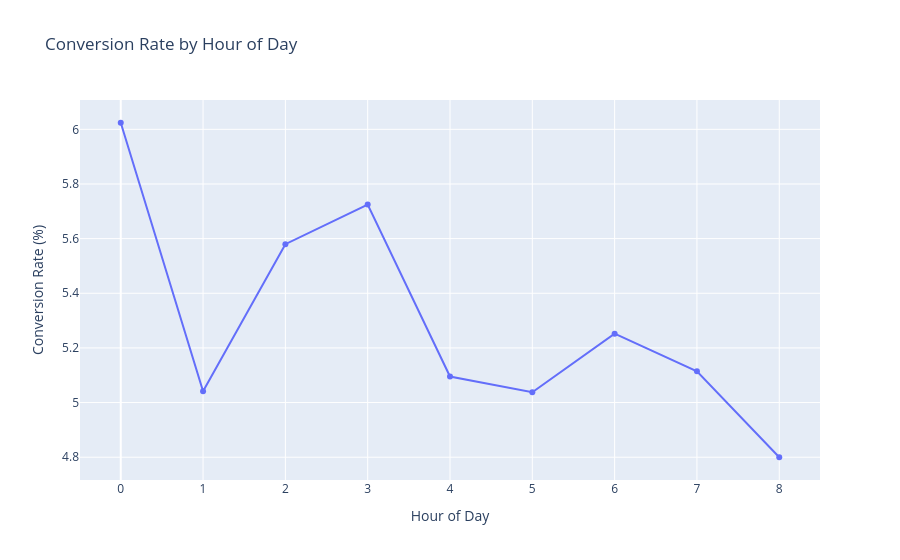

Here is the notebook cell this chart was saved with:
### Markdown cell above
#  Chart 6: Conversions by day of day

### Code cell
# Use event_hour instead since most timestamps resolved correctly
hour_stats = df.groupby('event_hour').agg(
    count=('conversion', 'count'),
    conversions=('conversion', 'sum')
).reset_index()
hour_stats['conversion_rate'] = hour_stats['conversions'] / hour_stats['count'] * 100
hour_stats = hour_stats[hour_stats['event_hour'].notna()]

fig = px.line(
    hour_stats,
    x='event_hour',
    y='conversion_rate',
    title='Conversion Rate by Hour of Day',
    labels={'event_hour': 'Hour of Day', 'conversion_rate': 'Conversion Rate (%)'},
    markers=True
)
fig.update_layout(xaxis=dict(tickmode='linear', tick0=0, dtick=1))
fig.write_html('../charts/m3_hourly_conversion.html')
fig.show()
print("Chart 6 saved")

### Figure 1 — Plotly figure (JSON) as saved in the notebook; plotly's stock layout.template omitted (floating-point values rounded to 4 significant figures)
{"data": [{"hovertemplate": "Hour of Day=%{x}<br>Conversion Rate (%)=%{y}<extra></extra>", "legendgroup": "", "line": {"color": "#636efa", "dash": "solid"}, "marker": {"symbol": "circle"}, "mode": "lines+markers", "name": "", "orientation": "v", "showlegend": false, "type": "scatter", "x": [0.0, 1.0, 2.0, 3.0, 4.0, 5.0, 6.0, 7.0, 8.0], "xaxis": "x", "y": [6.024, 5.041, 5.58, 5.725, 5.095, 5.038, 5.252, 5.114, 4.8], "yaxis": "y"}], "layout": {"legend": {"tracegroupgap": 0}, "title": {"text": "Conversion Rate by Hour of Day"}, "xaxis": {"anchor": "y", "domain": [0, 1], "dtick": 1, "tick0": 0, "tickmode": "linear", "title": {"text": "Hour of Day"}}, "yaxis": {"anchor": "x", "domain": [0, 1], "title": {"text": "Conversion Rate (%)"}}}}
